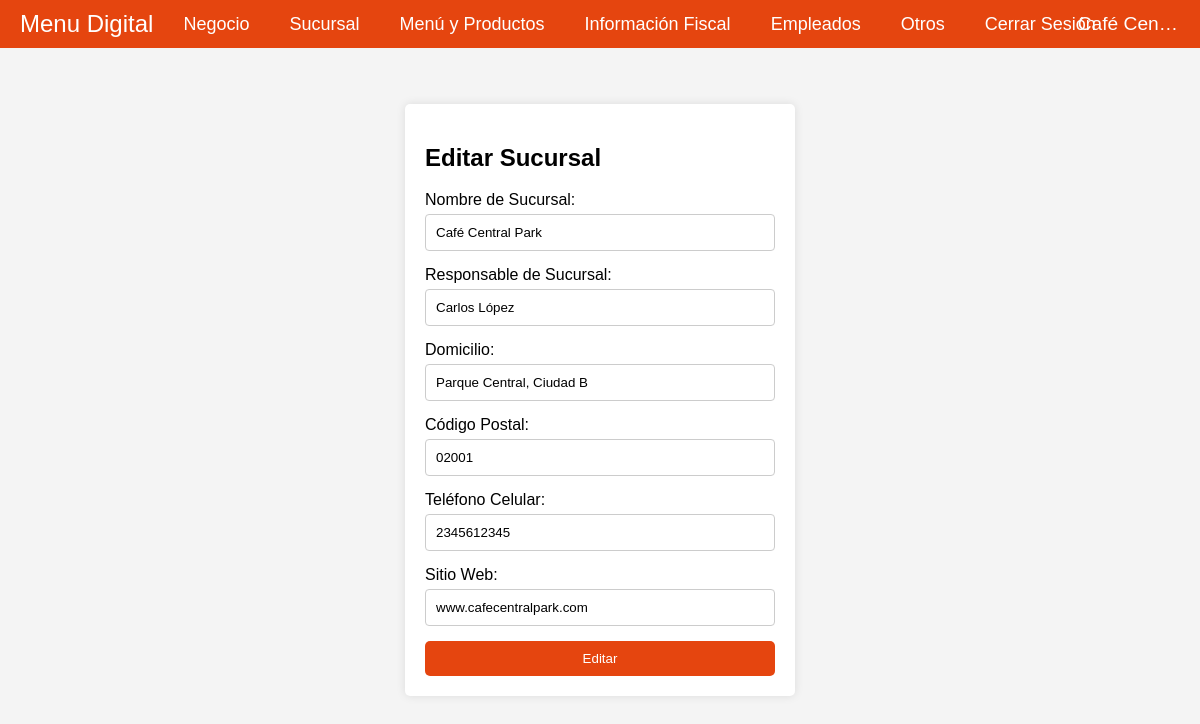
Screenshot of /src/branch/update-branch/update-branch.php?id=5 (signed in) with the database file from the repository.
### tables this page shows
CREATE TABLE `companies` (
  `id` int NOT NULL,
  `logo_path` varchar(255) DEFAULT NULL,
  `associated_name` varchar(255) NOT NULL,
  `business_name` varchar(255) NOT NULL,
  `address` text NOT NULL,
  `email` varchar(100) NOT NULL,
  `cellphone` char(10) NOT NULL,
  `food_type` enum('restaurante','cafe','panaderia','otro') NOT NULL,
  `has_rfc` tinyint(1) NOT NULL,
  `consistent_menu` tinyint(1) NOT NULL,
  `password` varchar(255) NOT NULL,
  `user_type` varchar(50) NOT NULL DEFAULT 'negocio'
);

CREATE TABLE `branches` (
  `id` int NOT NULL,
  `branch_name` varchar(255) NOT NULL,
  `branch_manager` varchar(255) NOT NULL,
  `address` varchar(255) NOT NULL,
  `postal_code` char(5) NOT NULL,
  `cellphone` char(10) NOT NULL,
  `website` varchar(255) DEFAULT NULL,
  `company_id` int DEFAULT NULL
);

### src/branch/update-branch/update-branch.php (the view, shortened to what this page needs)
<?php
require '../../db/connection.php';
$id = $_GET['id'] ?? '';
if ($id) {
    $stmt = $conn->prepare("SELECT * FROM branches WHERE id = ?");
    $stmt->bind_param("i", $id);
    $stmt->execute();
    $result = $stmt->get_result();
    $branch = $result->fetch_assoc();
} else {
    die('ID no proporcionado.');
}
?>
<!DOCTYPE html>
<html lang="es">
<head>
    <link rel="stylesheet" href="update-branch.css">
    <link rel="stylesheet" href="../../company/company-menubar/company-menubar.css">
</head>
<body>
    <?php include '../../company/company-menubar/company-menubar.php'; ?>
    <div class="form-container">
        <h2>Editar Sucursal</h2>
        <form id="registrationForm" action="updateBranch.php" method="POST">
            <label for="branchName">Nombre de Sucursal:</label>
            <input type="text" id="branchName" name="branchName" value="<?php echo htmlspecialchars($branch['branch_name']); ?>" required>
            <label for="branchManager">Responsable de Sucursal:</label>
            <input type="text" id="branchManager" name="branchManager" value="<?php echo htmlspecialchars($branch['branch_manager']); ?>" required>
            <label for="address">Domicilio:</label>
            <input type="text" id="address" name="address" value="<?php echo htmlspecialchars($branch['address']); ?>" required>
            <label for="postalCode">Código Postal:</label>
            <input type="text" id="postalCode" name="postalCode" value="<?php echo htmlspecialchars($branch['postal_code']); ?>" required>
            <label for="cellphone">Teléfono Celular:</label>
            <input type="tel" id="cellphone" name="cellphone" value="<?php echo htmlspecialchars($branch['cellphone']); ?>" required pattern="[0-9]{10}">
            <label for="website">Sitio Web:</label>
            <input type="url" id="website" name="website" value="<?php echo htmlspecialchars($branch['website']); ?>">
            <button type="submit">Editar</button>
        </form>
    </div>
</body>
</html>

### src/company/company-menubar/company-menubar.php (shortened to what this page needs)
<?php
$companyId = $_SESSION['company_id'];
$sql = "SELECT business_name FROM companies WHERE id = ?";
$stmt = $conn->prepare($sql);
$stmt->bind_param("i", $companyId);
$stmt->execute();
$result = $stmt->get_result();
if ($result->num_rows > 0) {
    $company = $result->fetch_assoc();
    $businessName = $company['business_name'];
} else {
    $businessName = "Nombre no encontrado";
}
$base_url = '/src';
?>
<nav class="navbar">
    <a href="/src/company/company-options/company-options.php" class="logo">Menu Digital</a>
    <div class="menu-container">
        <ul class="menu">
            <li>
                <a href="#about">Negocio</a>
            </li>
            <li>
                <a href="#services">Sucursal</a>
            </li>
            <li>
                <a href="#services">Menú y Productos</a>
            </li>
            <li>
                <a href="#services">Información Fiscal</a>
            </li>
            <li>
                <a href="#services">Empleados</a>
            </li>
            <li>
                <a href="#services">Otros</a>
            </li>
            <li>
                <a href="<?php echo $base_url; ?>/logout/logout.php">Cerrar Sesión</a>
            </li>
        </ul>
    </div>
    <div class="business-name">
        <?php echo htmlspecialchars($businessName); ?>
    </div>
</nav>

### src/branch/update-branch/update-branch.css (style rules this page uses)
body { font-family: Arial, sans-serif; background-color: #f4f4f4; display: flex; justify-content: center; align-items: center; height: 100vh; margin: 0; }
.form-container { background: white; padding: 20px; border-radius: 5px; box-shadow: 0 0 10px rgba(0, 0, 0, 0.1); width: 350px; }
form { display: flex; flex-direction: column; }
label { margin-bottom: 5px; }
input[type="text"], input[type="tel"], input[type="url"] { padding: 10px; margin-bottom: 15px; border: 1px solid #ccc; border-radius: 4px; }
button { padding: 10px; color: white; background-color: #e5450f; border: none; border-radius: 5px; cursor: pointer; }

### src/company/company-menubar/company-menubar.css (style rules this page uses)
body { margin: 0; padding: 0; font-family: Arial, sans-serif; }
.business-name { margin-left: auto; padding-left: 20px; font-size: 1.2em; color: #fff; white-space: nowrap; overflow: hidden; text-overflow: ellipsis; max-width: 200px; }
.navbar { display: flex; justify-content: space-between; align-items: center; padding: 10px 20px; background-color: #e5450f; color: #fff; position: fixed; width: 100%; top: 0; z-index: 1000; box-sizing: border-box; }
.navbar .logo { color: white; font-size: 24px; text-decoration: none; flex-shrink: 0; }
.navbar .menu-container { display: flex; justify-content: center; flex-grow: 1; }
.navbar .menu { display: flex; list-style: none; margin: 0; padding: 0; }
.navbar .menu li { position: relative; margin-left: 20px; flex-shrink: 0; }
.navbar .menu li a { color: white; text-decoration: none; font-size: 18px; padding: 10px; }
.navbar .menu li:last-child a { color: white; text-decoration: none; font-size: 18px; padding: 10px; }

### rows the page displays
companies: business_name "Café Cen…"
branches: branchName "Café Central Park", branchManager "Carlos López", address "Parque Central, Ciudad B", postalCode "02001", cellphone "2345612345", website "www.cafecentralpark.com"
